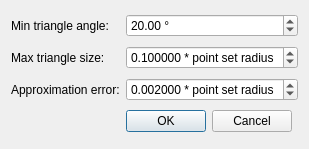
<ui version="4.0" >
 <class>PoissonDialog</class>
 <widget class="QDialog" name="PoissonDialog" >
  <property name="geometry" >
   <rect>
    <x>0</x>
    <y>0</y>
    <width>305</width>
    <height>149</height>
   </rect>
  </property>
  <property name="windowTitle" >
   <string>Dialog</string>
  </property>
  <layout class="QGridLayout" name="gridLayout" >
   <item row="0" column="0" >
    <widget class="QLabel" name="label" >
     <property name="text" >
      <string>Min triangle angle:</string>
     </property>
    </widget>
   </item>
   <item row="0" column="1" colspan="2" >
    <widget class="QDoubleSpinBox" name="m_inputAngle" >
     <property name="suffix" >
      <string> °</string>
     </property>
     <property name="minimum" >
      <double>1.000000000000000</double>
     </property>
     <property name="maximum" >
      <double>30.000000000000000</double>
     </property>
     <property name="value" >
      <double>20.000000000000000</double>
     </property>
    </widget>
   </item>
   <item row="1" column="0" >
    <widget class="QLabel" name="label_2" >
     <property name="text" >
      <string>Max triangle size:</string>
     </property>
    </widget>
   </item>
   <item row="1" column="1" colspan="2" >
    <widget class="QDoubleSpinBox" name="m_inputRadius" >
     <property name="suffix" >
      <string> * point set radius</string>
     </property>
     <property name="decimals" >
      <number>6</number>
     </property>
     <property name="minimum" >
      <double>0.010000000000000</double>
     </property>
     <property name="maximum" >
      <double>1.000000000000000</double>
     </property>
     <property name="singleStep" >
      <double>0.010000000000000</double>
     </property>
     <property name="value" >
      <double>0.100000000000000</double>
     </property>
    </widget>
   </item>
   <item row="2" column="0" >
    <widget class="QLabel" name="label_3" >
     <property name="text" >
      <string>Approximation error:</string>
     </property>
    </widget>
   </item>
   <item row="2" column="1" colspan="2" >
    <widget class="QDoubleSpinBox" name="m_inputDistance" >
     <property name="suffix" >
      <string> * point set radius</string>
     </property>
     <property name="decimals" >
      <number>6</number>
     </property>
     <property name="minimum" >
      <double>0.001000000000000</double>
     </property>
     <property name="maximum" >
      <double>0.015000000000000</double>
     </property>
     <property name="singleStep" >
      <double>0.001000000000000</double>
     </property>
     <property name="value" >
      <double>0.002000000000000</double>
     </property>
    </widget>
   </item>
   <item row="3" column="1" >
    <widget class="QDialogButtonBox" name="buttonBox" >
     <property name="standardButtons" >
      <set>QDialogButtonBox::Cancel|QDialogButtonBox::Ok</set>
     </property>
    </widget>
   </item>
  </layout>
 </widget>
 <resources/>
 <connections>
  <connection>
   <sender>buttonBox</sender>
   <signal>accepted()</signal>
   <receiver>PoissonDialog</receiver>
   <slot>accept()</slot>
   <hints>
    <hint type="sourcelabel" >
     <x>177</x>
     <y>123</y>
    </hint>
    <hint type="destinationlabel" >
     <x>53</x>
     <y>125</y>
    </hint>
   </hints>
  </connection>
  <connection>
   <sender>buttonBox</sender>
   <signal>rejected()</signal>
   <receiver>PoissonDialog</receiver>
   <slot>reject()</slot>
   <hints>
    <hint type="sourcelabel" >
     <x>257</x>
     <y>119</y>
    </hint>
    <hint type="destinationlabel" >
     <x>257</x>
     <y>143</y>
    </hint>
   </hints>
  </connection>
 </connections>
</ui>
